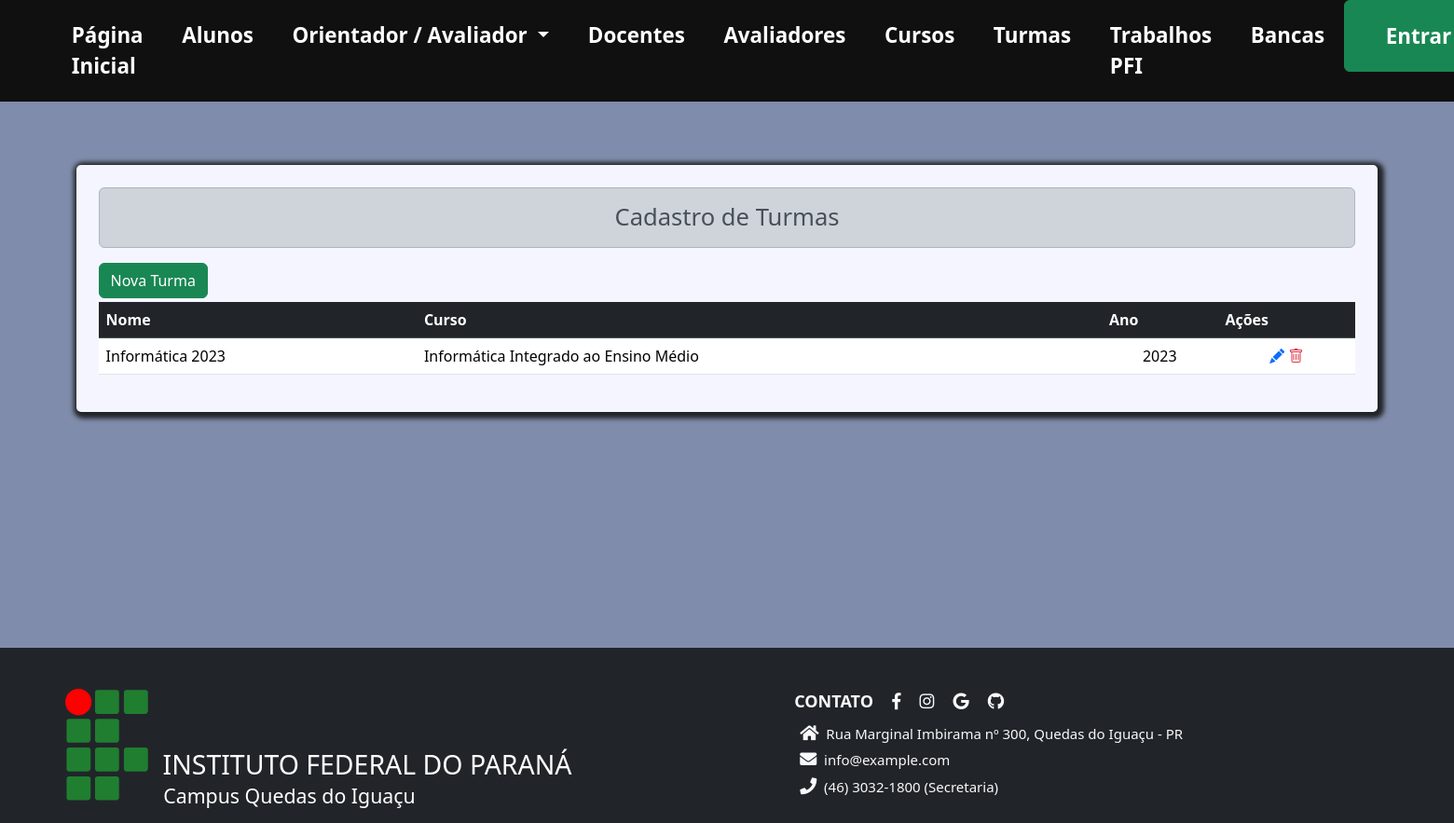
/turmas/listar/, run on the app's committed database.
### pfi/models.py (models this page shows, shortened)
class Turma(models.Model):
    nome = models.CharField(max_length=150, null=False, blank=False)
    ano = models.IntegerField(
        validators=[MinValueValidator(2010), MaxValueValidator(datetime.date.today().year)])  # ano atual
    curso = models.ForeignKey(Curso, on_delete=models.RESTRICT, blank=False, null=False)
    ativo = models.BooleanField(default=True)

class Curso(models.Model):
    nome = models.CharField(max_length=150, null=False, blank=False)
    nome_curso_abreviado = models.CharField(max_length=50, null=True, blank=True)
    descricao = models.TextField(max_length=500, null=True, blank=True)
    nivel = models.CharField(max_length=50, null=True, blank=True)
    modalidade = models.CharField(max_length=50, null=True, blank=True)
    turno = models.CharField(max_length=50, null=False, blank=False)
    duracao = models.PositiveSmallIntegerField(validators=[MinValueValidator(1), MaxValueValidator(6)])
    carga_horaria = models.IntegerField(validators=[MinValueValidator(100), MaxValueValidator(5000)])
    ativo = models.BooleanField(default=True)
    def __str__(self) -> str:
        return f'{self.nome}'

### pfi/views.py (the view)
# urls.py: path('turmas/listar/', views.ListTurmas.as_view(), name='turmas'),
class ListTurmas(ListView):
    template_name = 'page_list.html'
    model = Turma
    queryset = Turma.objects.filter(ativo = True)
    ordering = ['-ano', 'nome']
    paginate_by = 25
    context_object_name = 'itens'
    extra_context = {'form_titulo':'Cadastro de Turmas'}
    fields = ['Nome', 'Curso', 'Ano', 'Ações']
    label_add_btn = 'Nova Turma'
    url_add_btn = 'new_turma'

### pfi/templates/page_list.html
{% extends 'page.html' %}
{% block conteudo %}
<div class="content container">
    <h2 class="text-center alert alert-dark">
        {{form_titulo}}
    </h2>
    <div class="row">
        <div>
            <a class="btn btn-success" href="{% url view.url_add_btn %}">{{view.label_add_btn}} </a>
        </div>
        <div class="col-md-12 mt-1">
            <table class="table table-hover">
                <thead class='table-dark'>
                    <tr>
                        {% for header in view.fields %}
                        <th class="">{{header}}</th>
                        {% endfor %}
                    </tr>
                </thead>
                <tbody class='bg-light'>
                    {% for item in itens %}
                    <tr>
                        <td>{{item.nome}}</td>
                        <td>{{item.curso}}</td>
                        <td class="text-center">{{item.ano}}</td>
                        <td class="text-center">
                            <a class="text-primary"  href="{% url 'update_turma' item.pk%}">
                                <i class="bi bi-pencil-fill"></i>
                            </a>
                            <a class="text-danger" href="{% url 'delete_turma' item.pk%}">
                                <i class="bi bi-trash"></i>
                            </a>
                        </td>
                    </tr>
                    {%empty%}
                    <p>Nenhum curso cadastrado!</p>
                    {% endfor %}
                </tbody>
            </table>
        </div>
    </div>
</div>
{% endblock conteudo %}

### pfi/static/estilo.css (style rules this page uses)
*, *:after, *:before { margin: 0; padding: 0; box-sizing: border-box; text-decoration: none; }
:root { --spacing: 1.5rem; --clr-white: rgb(245, 245, 255); }
body { background: #808cab; }
h2 { font-size: 1.6rem; }
.content { max-width: 90%; margin: calc(var(--spacing) * 2) auto; padding: var(--spacing); background: var(--clr-white); box-shadow: 2px 2px 5px 5px; border-radius: 5px; }
.table a { text-decoration: none; }

### data on the page
Turma: nome "Informática 2023", curso "Informática Integrado ao Ensino Médio", ano "2023"

### other printed values
{{ view.label_add_btn }} "Nova Turma"
{{ header }} "Nome" "Curso" "Ano" "Ações"
